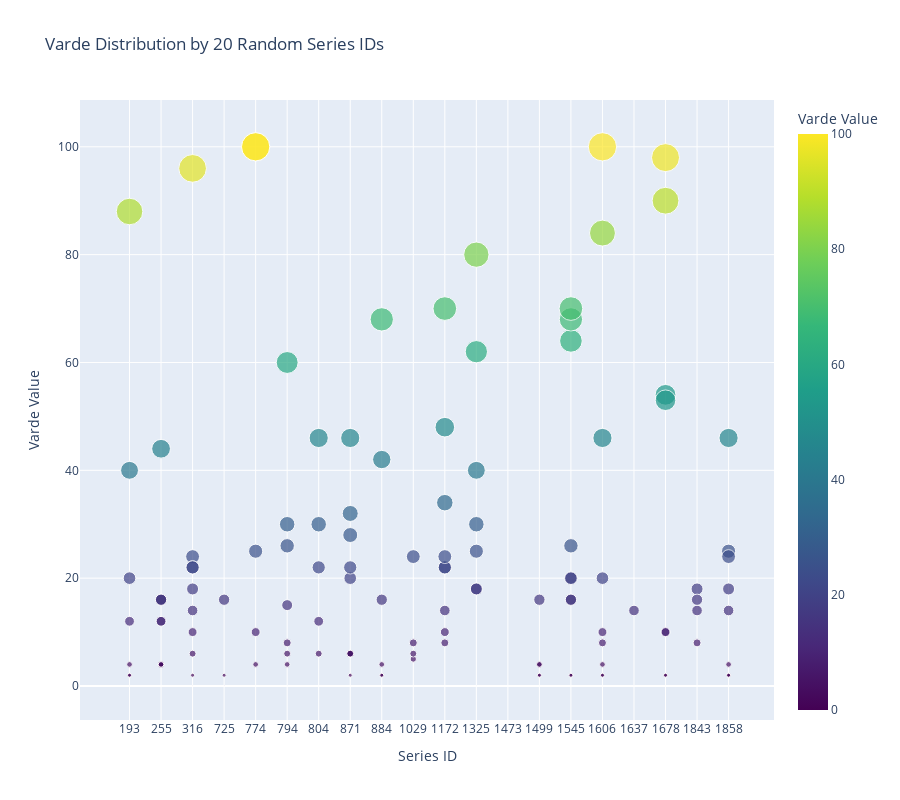

Notebook cell for this chart:
### Code cell
import pandas as pd
import plotly.express as px
import numpy as np

# Ensure Series_id is treated as a string
df['Series_id'] = df['Series_id'].astype(str)

# Select 20 random unique Series IDs
random_series_ids = np.random.choice(df['Series_id'].unique(), size=20, replace=False)

# Filter the dataframe to only include selected Series IDs
df_subset = df[df['Series_id'].isin(random_series_ids)]

# Create scatter plot with bubbles
fig = px.scatter(
    df_subset, 
    x="Series_id",  # Each Series ID is a separate category
    y="varde",       # varde determines vertical position
    size="varde",    # Bubble size represents varde magnitude
    color="varde",   # Color also represents varde
    color_continuous_scale="Viridis",
    title="Varde Distribution by 20 Random Series IDs",
    labels={"varde": "Varde Value", "Series_id": "Series ID"}
)

# Improve layout
fig.update_layout(
    height=800,
    xaxis=dict(type="category", tickmode="linear"),  # Ensure discrete x-axis
    showlegend=False
)

fig.show()

### Figure 1 — Plotly figure (JSON) as saved in the notebook; plotly's stock layout.template omitted (floating-point values rounded to 4 significant figures; data arrays with more than 128 entries replaced by an {"elided": "..."} marker saying what was removed)
{"data": [{"hovertemplate": "Series ID=%{x}<br>Varde Value=%{marker.color}<extra></extra>", "legendgroup": "", "marker": {"color": {"elided": "216 float values"}, "coloraxis": "coloraxis", "size": {"elided": "216 float values"}, "sizemode": "area", "sizeref": 0.25, "symbol": "circle"}, "mode": "markers", "name": "", "orientation": "v", "showlegend": false, "type": "scatter", "x": {"elided": "216 str values"}, "xaxis": "x", "y": {"elided": "216 float values"}, "yaxis": "y"}], "layout": {"coloraxis": {"colorbar": {"title": {"text": "Varde Value"}}, "colorscale": [[0, "#440154"], [0.1111, "#482878"], [0.2222, "#3e4989"], [0.3333, "#31688e"], [0.4444, "#26828e"], [0.5556, "#1f9e89"], [0.6667, "#35b779"], [0.7778, "#6ece58"], [0.8889, "#b5de2b"], [1, "#fde725"]]}, "height": 800, "legend": {"itemsizing": "constant", "tracegroupgap": 0}, "showlegend": false, "title": {"text": "Varde Distribution by 20 Random Series IDs"}, "xaxis": {"anchor": "y", "domain": [0, 1], "tickmode": "linear", "title": {"text": "Series ID"}, "type": "category"}, "yaxis": {"anchor": "x", "domain": [0, 1], "title": {"text": "Varde Value"}}}}
